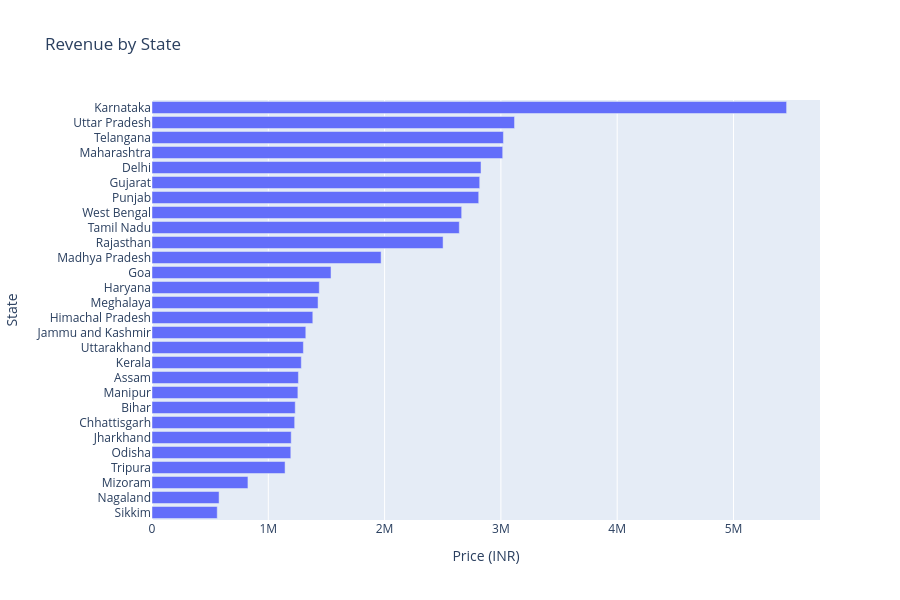

Source (notebook cell):
### Markdown cell above
Total sales by state

### Code cell
fig = px.bar(
    df.groupby("State", as_index=False)["Price (INR)"].sum().sort_values("Price (INR)", ascending=False),
    x="Price (INR)",
    y="State",
    orientation="h",
    title="Revenue by State"
)
fig.update_layout(height=600, yaxis=dict(autorange="reversed"))
fig.show()

### Figure 1 — Plotly figure (JSON) as saved in the notebook; plotly's stock layout.template omitted (floating-point values rounded to 4 significant figures)
{"data": [{"hovertemplate": "Price (INR)=%{x}<br>State=%{y}<extra></extra>", "legendgroup": "", "marker": {"color": "#636efa", "pattern": {"shape": ""}}, "name": "", "orientation": "h", "showlegend": false, "textposition": "auto", "type": "bar", "x": [5457000.0, 3117000.0, 3022000.0, 3016000.0, 2829000.0, 2818000.0, 2809000.0, 2663000.0, 2643000.0, 2503000.0, 1970000.0, 1539000.0, 1438000.0, 1428000.0, 1383000.0, 1323000.0, 1302000.0, 1284000.0, 1259000.0, 1254000.0, 1232000.0, 1227000.0, 1197000.0, 1194000.0, 1144000.0, 824900.0, 576800.0, 561000.0], "xaxis": "x", "y": ["Karnataka", "Uttar Pradesh", "Telangana", "Maharashtra", "Delhi", "Gujarat", "Punjab", "West Bengal", "Tamil Nadu", "Rajasthan", "Madhya Pradesh", "Goa", "Haryana", "Meghalaya", "Himachal Pradesh", "Jammu and Kashmir", "Uttarakhand", "Kerala", "Assam", "Manipur", "Bihar", "Chhattisgarh", "Jharkhand", "Odisha", "Tripura", "Mizoram", "Nagaland", "Sikkim"], "yaxis": "y"}], "layout": {"barmode": "relative", "height": 600, "legend": {"tracegroupgap": 0}, "title": {"text": "Revenue by State"}, "xaxis": {"anchor": "y", "domain": [0, 1], "title": {"text": "Price (INR)"}}, "yaxis": {"anchor": "x", "autorange": "reversed", "domain": [0, 1], "title": {"text": "State"}}}}
